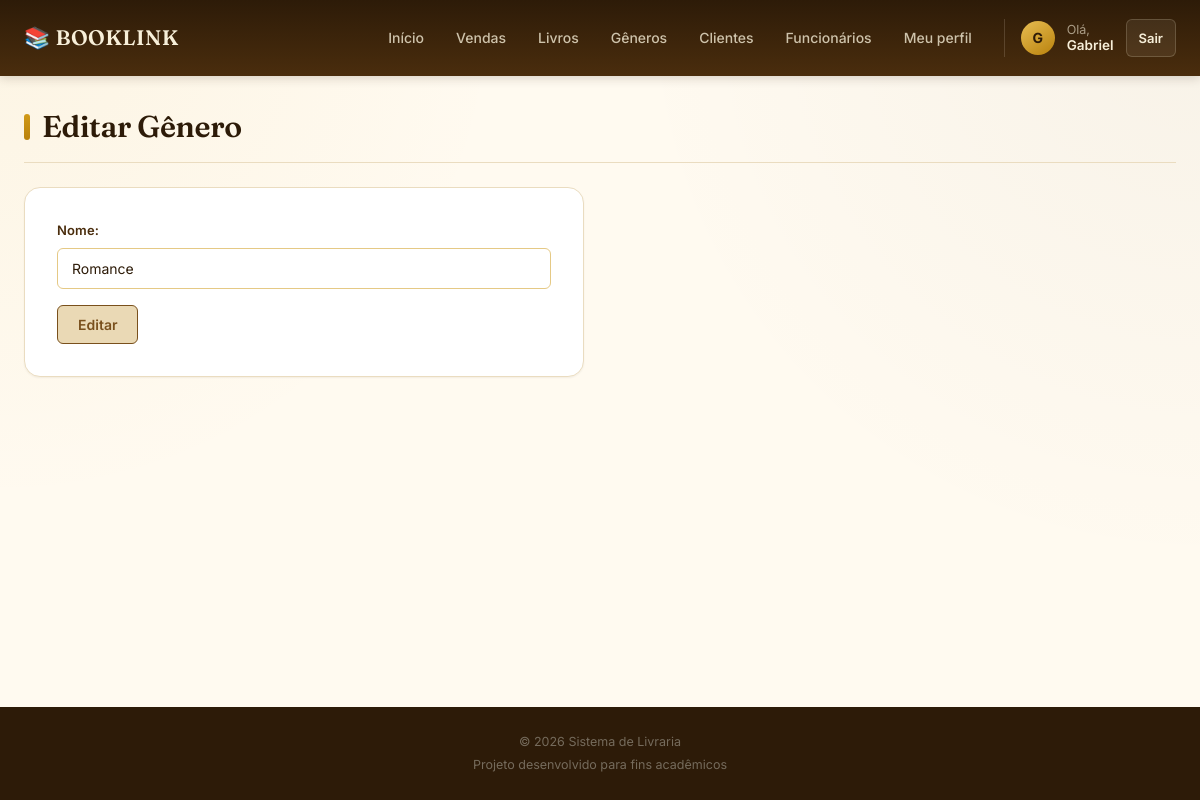
/editar-genero/1 (signed in), run on the app's committed database.
### models.py (models this page shows)
class Usuario(UserMixin, db.Model):
    __tablename__ = 'usuarios'
    id = db.Column(db.Integer, primary_key=True)
    nome = db.Column(db.String(100), nullable=False)
    email = db.Column(db.String(100), unique=True, nullable=False)
    senha = db.Column(db.String(255), nullable=False)
    tipo = db.Column(
        db.String(20),
        nullable=False,
        default='funcionario'
    )
    empresa_id = db.Column(
        db.Integer,
        db.ForeignKey('empresas.id'),
        nullable=True
    )
    data_cadastro = db.Column(
        db.DateTime,
        default=datetime.now
    )
    vendas = db.relationship(
        'Venda',
        backref='usuario',
        lazy=True
    )

class Genero(db.Model):
    __tablename__ = 'generos'
    id = db.Column(db.Integer, primary_key=True)
    nome = db.Column(db.String(50), nullable=False)
    empresa_id = db.Column(
        db.Integer,
        db.ForeignKey('empresas.id'),
        nullable=False
    )
    data_cadastro = db.Column(
        db.DateTime,
        default=datetime.now
    )

### routes/generos.py (the view, shortened to what this page needs)
@generos_bp.route('/editar-genero/<int:id>', methods=['GET', 'POST'])
@login_required
def editar_genero(id):
    if current_user.tipo not in ['dono', 'admin_empresa', 'funcionario']:
        return redirect(url_for('home'))
    genero = Genero.query.filter_by(
        id=id,
        empresa_id=current_user.empresa_id
    ).first()
    if not genero:
        return "Gênero não encontrado", 404
    if request.method == 'GET':
        return render_template(
            'generos/editar_genero.html',
            genero=genero
        )

### app.py (called while the page is built)
@lm.user_loader
def user_loader(id):
    usuario = Usuario.query.filter_by(
        id=id
    ).first()
    return usuario

### templates/generos/editar_genero.html (shortened to what this page needs)
{% extends "base.html" %}
{% block content %}
    <h1 class="titulo-pagina">
        Editar Gênero
    </h1>
    <form
        class="formulario"
        method="post"
    >
        <div class="campo">
            <label for="nome">
                Nome:
            </label>
            <input
                type="text"
                name="nomeForm"
                id="nome"
                value="{{ genero.nome }}"
            >
        </div>
        <input
            type="submit"
            class="botao botao-editar"
            value="Editar"
        >
    </form>
{% endblock %}

### templates/base.html (shortened to what this page needs)
<!DOCTYPE html>
<html lang="pt-br">
<head>
<link rel="stylesheet" href="{{ url_for('static', filename='style.css') }}">
</head>
<body>
<header class="header">
    <div class="header-container">
        <a href="{{ url_for('home') }}" class="logo">
            📚 BOOKLINK
        </a>
        <nav class="nav">
            <a href="{{ url_for('homeAdm.homeAdm') }}">
                Início
            </a>
            <a href="{{ url_for('vendas.nova_venda') }}">
                Vendas
            </a>
            <a href="{{ url_for('livros.listar_livros') }}">
                Livros
            </a>
            <a href="{{ url_for('generos.listar_generos') }}">
                Gêneros
            </a>
            <a href="{{ url_for('compradores.listar_compradores') }}">
                Clientes
            </a>
            {% if current_user.tipo in ['dono', 'admin_empresa'] %}
                <a href="{{ url_for('funcionarios.listar_funcionarios') }}">
                    Funcionários
                </a>
            {% endif %}
            <a href="{{ url_for('funcionarios.editar_funcionarios', id=current_user.id) }}">
                Meu perfil
            </a>
            {% if current_user.is_authenticated %}
                <div class="user-area">
                    <div class="user-avatar">
                        {{ current_user.nome[0]|upper }}
                    </div>
                    <div class="user-info">
                        <span>Olá,</span>
                        <strong>{{ current_user.nome }}</strong>
                    </div>
                    <a href="{{ url_for('logout') }}" class="logout-btn">
                        Sair
                    </a>
                </div>
            {% endif %}
        </nav>
    </div>
</header>
<main class="container">
    {% block content %}
    {% endblock %}
</main>
<footer class="footer">
    <p>
        © 2026 Sistema de Livraria
    </p>
    <p>
        Projeto desenvolvido para fins acadêmicos
    </p>
</footer>
</body>
</html>

### data on the page
Usuario: nome "G", nome "Gabriel"
Genero: nomeForm "Romance"
